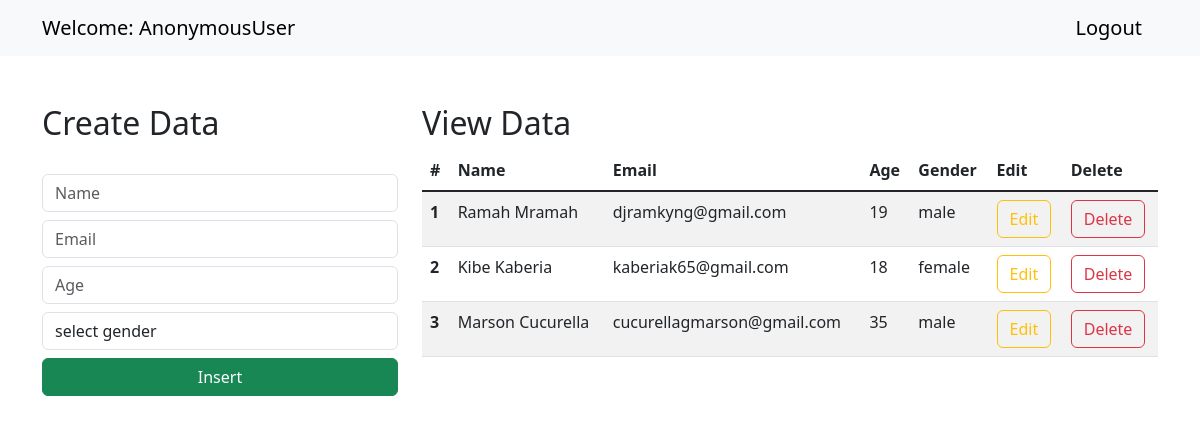
The page / on the database its author committed.
### djangocrudmidmrng/models.py (models this page shows, shortened)
class Student(models.Model):
    name=models.CharField(max_length=30,blank=False,null=False)
    email=models.EmailField()
    age=models.IntegerField()
    gender=models.CharField(max_length=30,blank=False,null=False)

### djangocrudmidmrng/views.py (the view)
# urls.py: path('',views.index, name='my-index'),
def index(request):
    data = Student.objects.all()
    context = {"data": data}
    return render(request, "index.html", context)

### templates/index.html (shortened to what this page needs)
<!doctype html>
<html lang="en">
    <link href="https://cdn.jsdelivr.net/npm/bootstrap@5.3.0-alpha1/dist/css/bootstrap.min.css" rel="stylesheet">
  <head>
  </head>
  <body>
    <nav class="navbar navbar-expand-lg bg-body-tertiary">
        <div class="container-md">
          <a class="navbar-brand" href="/">Welcome: {{request.user}}</a>
          <a class="navbar-brand" href="/logout">Logout</a>
        </div>
      </nav>
      <div class="container mt-5">
        <div class="row">
            <div class="col-md-4">
                <h2>Create Data</h2>
                <br>
                <form action="/insert" method="post">{% csrf_token %}
                    <div class="form-group">
                        <input type="text" class="form-control" placeholder="Name" name="name" required>
                    </div>
                    <div class="form-group">
                        <input type="email" class="form-control  mt-2" placeholder="Email" name="email" required>
                    </div>
                    <div class="form-group">
                        <input type="number" class="form-control  mt-2" placeholder="Age" name="age" required>
                    </div>
                    <div class="form-group mt-2">
                        <select id="gender" name="gender" class="form-control" required>
                            <option selected>select gender</option>
                        </select>
                    </div>
                    <div class="d-grid gap-2">
                        <button class="btn btn-success mt-2" type="submit">Insert</button>
                    </div>
                </form>
            </div>
            <div class="col-md-8">
                <h2>View Data</h2>
                <table class="table table-striped table-hover">
                    <thead>
                      <tr>
                        <th scope="col">#</th>
                        <th scope="col">Name</th>
                        <th scope="col">Email</th>
                        <th scope="col">Age</th>
                        <th scope="col">Gender</th>
                        <th scope="col">Edit</th>
                        <th scope="col">Delete</th>
                      </tr>
                    </thead>
                    <tbody class="table-group-divider">
                    {% for d in data %}
                      <tr>
                        <th scope="row">{{d.id}}</th>
                        <td>{{d.name}}</td>
                        <td>{{d.email}}</td>
                        <td>{{d.age}}</td>
                        <td>{{d.gender}}</td>
                        <td><a href="/update/{{d.id}}" type="button" class="btn btn-outline-warning">Edit</a></td>
                        <td><a href="/delete/{{d.id}}" type="button" class="btn btn-outline-danger">Delete</a></td>
                      </tr>
                    {% endfor %}
                    </tbody>
                  </table>
            </div>
        </div>
      </div>
  </body>
</html>

### rows shown on the page
Student: id "1", name "Ramah Mramah", email "djramkyng@gmail.com", age "19", gender "male"
Student: id "2", name "Kibe Kaberia", email "kaberiak65@gmail.com", age "18", gender "female"
Student: id "3", name "Marson Cucurella", email "cucurellagmarson@gmail.com", age "35", gender "male"

### other values the page prints
{{ request.user }} "AnonymousUser"
